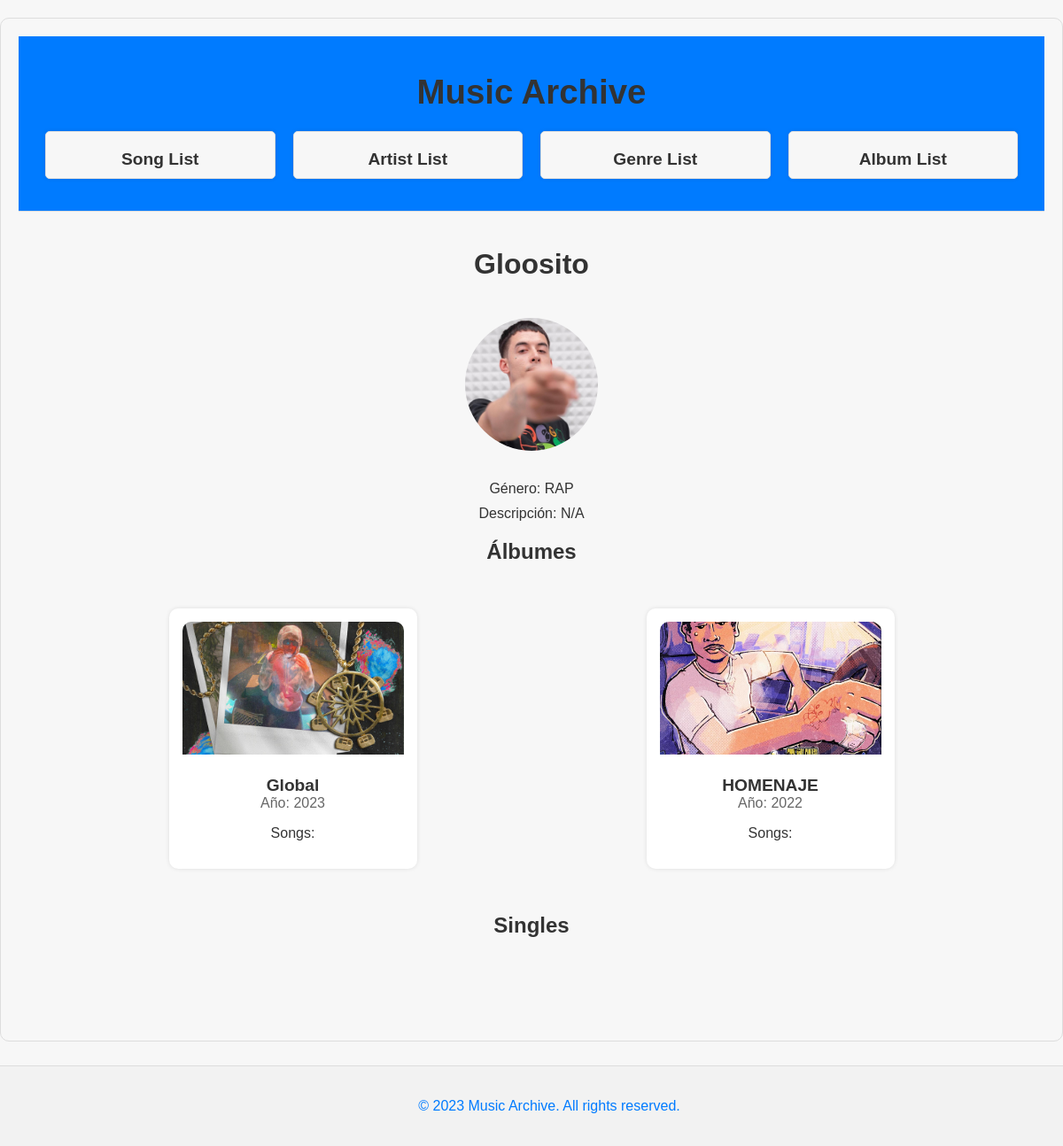
/artist/2/, run on the app's committed database.
### MusicArchive/models.py (models this page shows, shortened)
class Artist(models.Model):
    name = models.CharField(max_length=200)
    genre = models.ForeignKey(Genre, on_delete=models.CASCADE)
    image = models.ImageField(upload_to='artist_images/', null=True, blank=True)
    description = models.TextField(blank=True)

class Genre(models.Model):
    name = models.CharField(max_length=100)
    description = models.TextField()
    image = models.ImageField(upload_to='artist_images/', null=True, blank=True)

class Album(models.Model):
    title = models.CharField(max_length=200)
    artist = models.ForeignKey(Artist, on_delete=models.CASCADE, related_name='albums')
    year = models.IntegerField()
    genre = models.ForeignKey(Genre, on_delete=models.CASCADE)
    image = models.ImageField(upload_to='album_images/', blank=True, null=True)
    description = models.TextField(blank=True)

### MusicArchive/views.py (the view)
# urls.py: path('artist/<int:artist_id>/', views.artist_detail, name='artist_detail'),
def artist_detail(request, artist_id):
    artist = get_object_or_404(Artist, id=artist_id)
    return render(request, 'artist_detail.html', {'artist': artist})

### MusicArchive/templates/artist_detail.html (shortened to what this page needs)
{% load static %}
<!DOCTYPE html>
<html lang="en">
<head>
  <link rel="stylesheet" href="{% static 'css/artist_detail.css' %}">
  <link rel="stylesheet" href="{% static 'css/main.css' %}">
</head>
<main>
<body>
  <header>
    <h1><a href="{% url 'index' %}">Music Archive</a></h1>
    <nav>
      <ul>
        <li><a href="{% url 'song_list' %}">Song List</a></li>
        <li><a href="{% url 'artist_list' %}">Artist List</a></li>
        <li><a href="{% url 'genre_list' %}">Genre List</a></li>
        <li><a href="{% url 'album_list' %}">Album List</a></li>
      </ul>
    </nav>
  </header>
    <div class="artist-details">
        <h1>{{ artist.name }}</h1>
        <img src="{{ artist.image.url }}" alt="{{ artist.name }} Imagen" class="artist-image">
        <p class="artist-property">Género: {{ artist.genre.name }}</p>
        <p class="artist-property">Descripción: {{ artist.description|default:"N/A" }}</p>
        <div class="albums-section">
            <h2>Álbumes</h2>
            <ul class="album-list">
                {% for album in artist.albums.all %}
                    <li>
                        {% if album.image %}
                            <img src="{{ album.image.url }}" alt="{{ album.title }} Imagen" class="album-image">
                        {% else %}
                            <img src="{% static 'path/to/default-album-image.jpg' %}" alt="{{ album.title }} Imagen" class="album-image">
                        {% endif %}
                        <a href="{% url 'album_detail' album.id %}">{{ album.title }}</a>
                        <p class="album-year">Año: {{ album.year }}</p>
                        <p>Songs:</p>
                    </li>
                {% endfor %}
            </ul>
        </div>
        <div class="singles-section">
            <h2>Singles</h2>
            <ul class="single-list">
            </ul>
        </div>
    </div>
</main>
<footer>
    <p>&copy; 2023 Music Archive. All rights reserved.</p>
  </footer>
</body>
</html>

### MusicArchive/static/css/artist_detail.css (style rules this page uses)
header { background-color: #007bff; color: #fff; padding: 20px; text-align: center; border-bottom: 1px solid #ddd; }
body { font-family: 'Arial', sans-serif; margin: 0; padding: 0; background-color: #f8f8f8; color: #333; }
.artist-details { text-align: center; padding: 20px; }
h1 { color: #333; }
.artist-image { width: 150px; height: 150px; object-fit: cover; border-radius: 50%; margin: 20px 0; }
.artist-property { margin: 10px 0; }
.albums-section, .singles-section { margin-top: 20px; }
h2 { color: #333; }
.album-list, .single-list { list-style: none; display: flex; flex-wrap: wrap; justify-content: space-around; padding: 20px; }
li { background-color: #fff; border-radius: 10px; box-shadow: 0 0 5px rgba(0, 0, 0, 0.1); margin: 10px; padding: 15px; transition: box-shadow 0.3s ease; text-align: center; width: 250px; }
a { color: #333; text-decoration: none; font-weight: bold; font-size: 1.2em; margin-top: 10px; display: block; }
.album-image, .single-image { width: 100%; height: 150px; object-fit: cover; border-radius: 10px 10px 0 0; margin-bottom: 10px; }
.album-year { color: #666; margin: 0; }
footer { text-align: center; padding: 20px; background-color: #007bff; border-top: 1px solid #ddd; }

### MusicArchive/static/css/main.css (style rules this page uses)
body { font-family: 'Arial', sans-serif; margin: 0; padding: 0; background-color: #f7f7f7; color: #333; }
header { background-color: #007bff; color: #fff; padding: 20px; text-align: center; border-bottom: 1px solid #ddd; }
nav ul { list-style: none; padding: 0; display: flex; justify-content: center; }
main { margin-top: 20px; padding: 20px; border: 1px solid #ddd; border-radius: 10px; overflow-y: auto; max-height: calc(100vh - 180px); }
nav li { margin: 0 10px; padding: 10px 20px; background-color: #f7f7f7; border: 1px solid #ddd; text-decoration: none; cursor: pointer; border-radius: 5px; transition: background-color 0.3s ease; }
footer { text-align: center; padding: 20px; background-color: #f2f2f2; color: #007bff; border-top: 1px solid #ddd; position: fixed; bottom: 0; width: 100%; }

### data on the page
Artist: name "Gloosito", image (picture), genre.name "RAP", description "N/A"
Album: image (picture), title "Global", year "2023"
Album: image (picture), title "HOMENAJE", year "2022"
